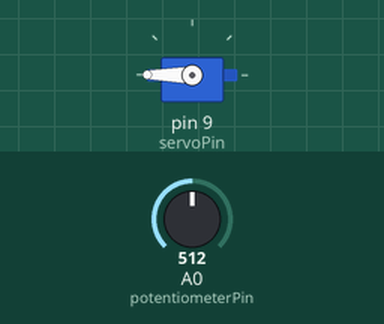
The sketch below on a simulated Arduino Uno, built with avr-gcc and run on an emulated ATmega328P. Shown: servo. The test bench sets the inputs (shaded band); at power-on: A0 (potentiometerPin) = 512.

Above: at 1.2 s.
1.3 s: A0 (potentiometerPin) set to 306
At 2.2 s:
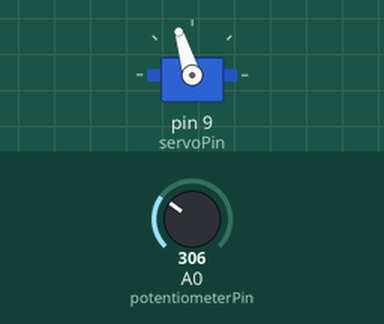
2.8 s: A0 (potentiometerPin) set to 122
At 3.1 s:
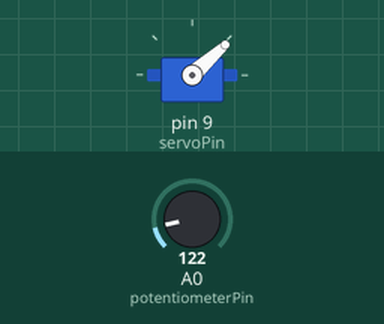
4.3 s: A0 (potentiometerPin) set to 0
At 5.5 s:
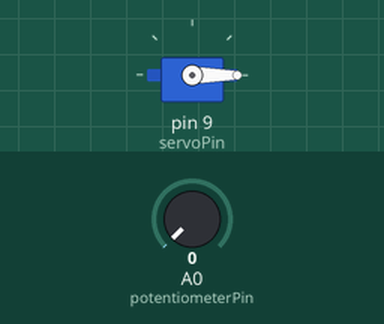
5.8 s: A0 (potentiometerPin) set to 511
At 6.6 s:
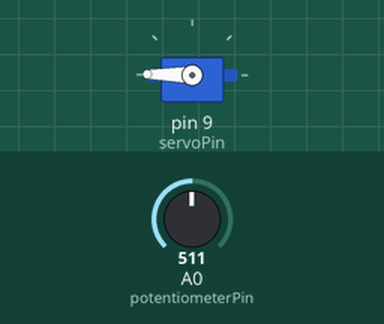
7.3 s: A0 (potentiometerPin) set to 716
At 8.0 s:
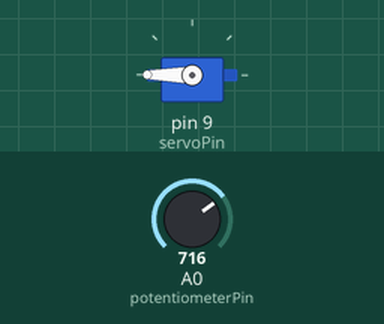
Timing chart, 0 to 9.8 s (numbered marks = the images above; inputs shaded):
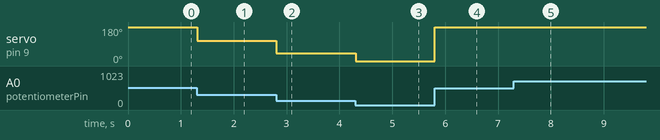

The sketch:

Rudder_Control.ino
```cpp
#include <Servo.h>

const byte servoPin = 9; // Signal pin for the servo.
const byte potentiometerPin = A0; // analog input pin for the potentiometer.
Servo servo; // Declaring an instance of the servo class as an object
int analogVal; // Declaring a int to store the analog values from the potentiometer

void setup() {
  servo.attach(servoPin); // Assigning the pin to the servo object to initiate control
}

void loop() {
  analogVal = analogRead(potentiometerPin); // To read the values from the potentiometer
  analogVal = map(analogVal, 0, 1023, 0, 360);  // Mapping the direction of the analog values (from 0 - 1023 to 0 - 180)
  servo.write(analogVal); // Sends the mapped value to servo
  delay(15); //Delays loop by 15ms
}
```

Measured:
- after the input at 1.3 s, servo on pin 9 (servoPin): 180° → 107° at once
- after the input at 2.8 s, servo on pin 9 (servoPin): 107° → 42° at once
- after the input at 4.3 s, servo on pin 9 (servoPin): 42° → 0° at once
- after the input at 5.8 s, servo on pin 9 (servoPin): 0° → 179° at once
- after the input at 7.3 s, servo on pin 9 (servoPin): 179° → 180° at once
